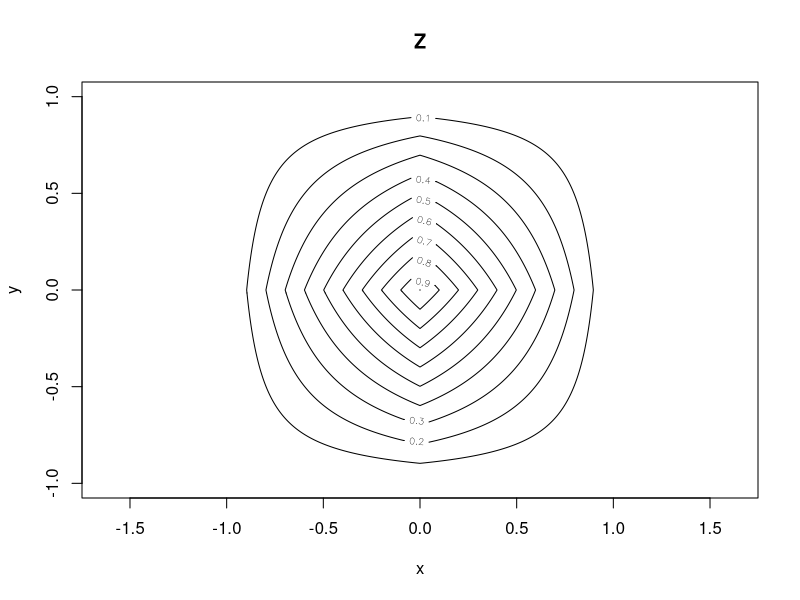
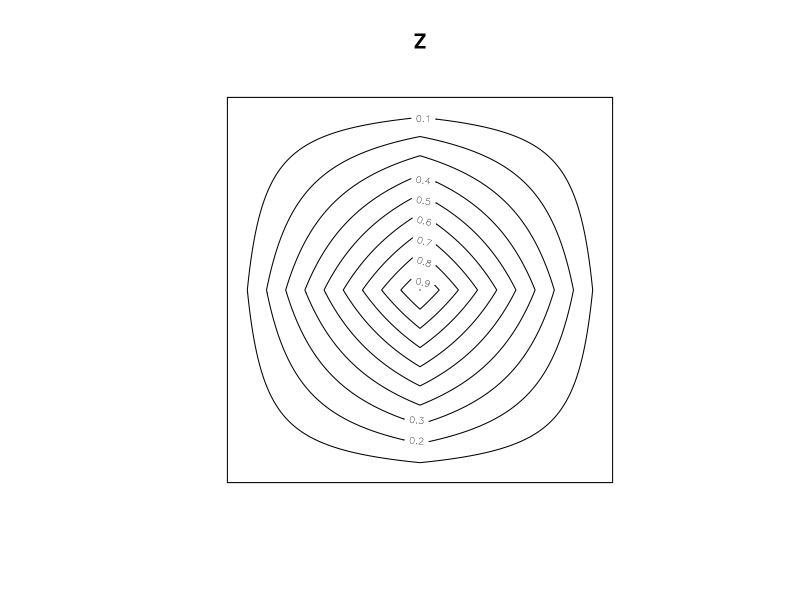
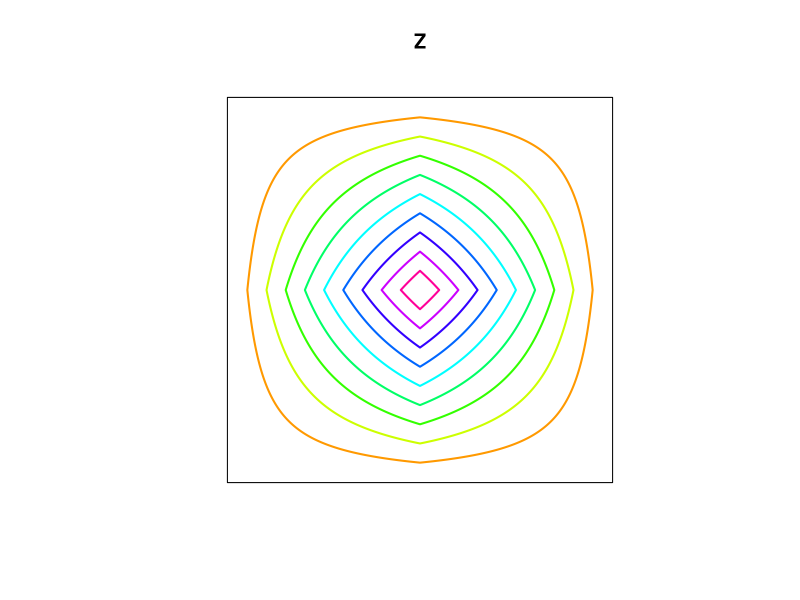

Here is the R script that generated these plots, in order:
library(spatstat)


### Name: contour.im
### Title: Contour plot of pixel image
### Aliases: contour.im
### Keywords: spatial hplot

### ** Examples

   # an image
   Z <- setcov(owin())
   contour(Z, axes=TRUE)
   contour(Z)

   co <- colourmap(rainbow(100), range=c(0,1))
   contour(Z, col=co, lwd=2)
